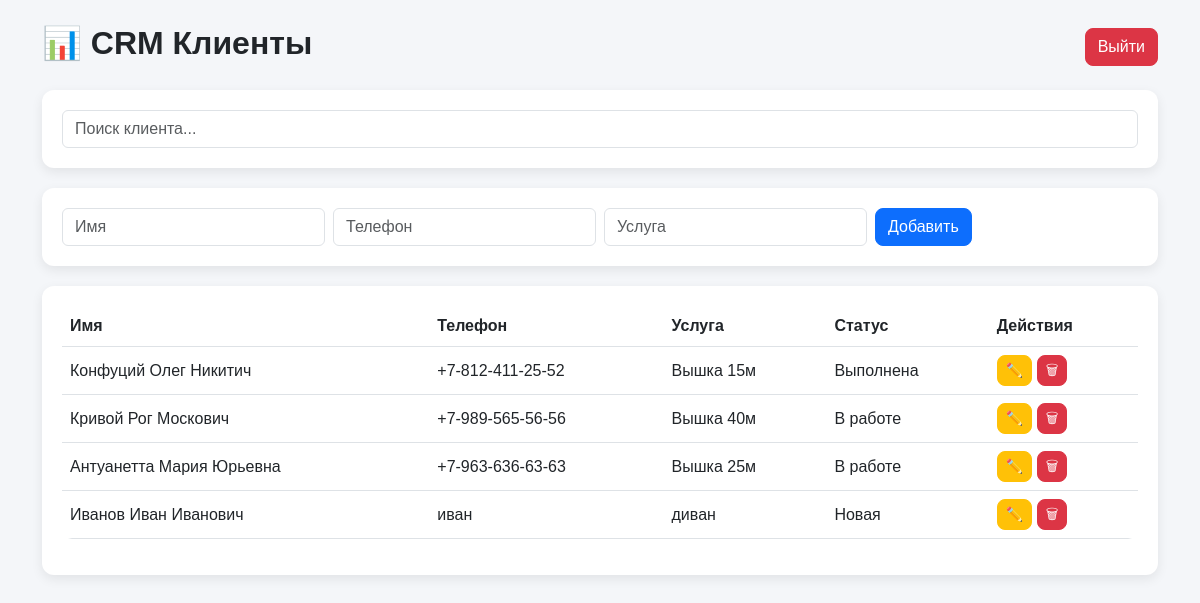
The page / (signed in) on the database its author committed.
### tables this page shows
CREATE TABLE clients (
    id INTEGER PRIMARY KEY AUTOINCREMENT,
    name TEXT,
    phone TEXT,
    service TEXT,
    status TEXT
);

### app.py (the view)
@app.route('/')
def index():
    if 'user' not in session:
        return redirect('/login')
    conn = db()
    cur = conn.cursor()
    cur.execute("SELECT * FROM clients")
    clients = cur.fetchall()
    conn.close()
    return render_template('index.html', clients=clients)

### app.py (called while the page is built)
def db():
    conn = sqlite3.connect("clients.db")
    return conn

### templates/index.html (shortened to what this page needs)
<!DOCTYPE html>
<html>
<head>
    <link href="https://cdn.jsdelivr.net/npm/bootstrap@5.3.0/dist/css/bootstrap.min.css" rel="stylesheet">
</head>
<body class="container py-4">
<div class="top-bar">
    <h2>📊 CRM Клиенты</h2>
    <a href="/logout" class="btn btn-danger">Выйти</a>
</div>
<div class="card-box">
    <form method="GET">
        <input name="search" value="{{ search }}" class="form-control" placeholder="Поиск клиента...">
    </form>
</div>
<div class="card-box">
    <form method="POST" action="/add" class="row g-2">
        <div class="col"><input name="name" class="form-control" placeholder="Имя"></div>
        <div class="col"><input name="phone" class="form-control" placeholder="Телефон"></div>
        <div class="col"><input name="service" class="form-control" placeholder="Услуга"></div>
        <div class="col"><button class="btn btn-primary">Добавить</button></div>
    </form>
</div>
<div class="card-box">
<table class="table table-hover align-middle">
    <tr>
        <th>Имя</th>
        <th>Телефон</th>
        <th>Услуга</th>
        <th>Статус</th>
        <th>Действия</th>
    </tr>
    {% for c in clients %}
    <tr>
        <td>{{ c[1] }}</td>
        <td>{{ c[2] }}</td>
        <td>{{ c[3] }}</td>
        <td>{{ c[4] }}</td>
        <td>
            <a href="/edit/{{ c[0] }}" class="btn btn-warning btn-sm">✏️</a>
            <a href="/delete/{{ c[0] }}" class="btn btn-danger btn-sm">🗑</a>
        </td>
    </tr>
    {% endfor %}
</table>
</div>
</body>
</html>

### templates/index.html (style rules this page uses)
body { background: #f4f6f9; font-family: Arial, sans-serif; }
h2 { font-weight: 700; }
.card-box { background: white; padding: 20px; border-radius: 12px; box-shadow: 0 4px 12px rgba(0,0,0,0.08); margin-bottom: 20px; }
.top-bar { display: flex; justify-content: space-between; align-items: center; margin-bottom: 20px; }
.btn { border-radius: 8px; }
table { background: white; border-radius: 10px; overflow: hidden; }

### rows shown on the page
clients: name "Конфуций Олег Никитич", phone "+7-812-411-25-52", service "Вышка 15м", status "Выполнена"
clients: name "Кривой Рог Москович", phone "+7-989-565-56-56", service "Вышка 40м", status "В работе"
clients: name "Антуанетта Мария Юрьевна", phone "+7-963-636-63-63", service "Вышка 25м", status "В работе"
clients: name "Иванов Иван Иванович", phone "иван", service "диван", status "Новая"
